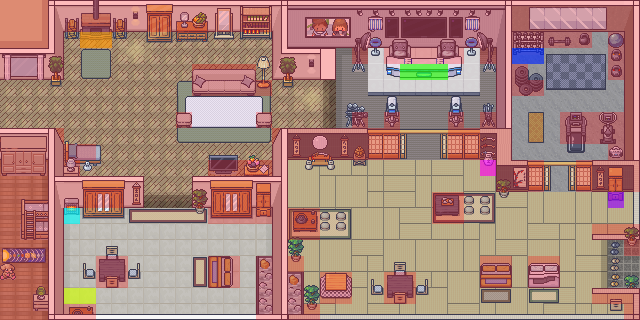

Below is a game level as drawn by its tile map, then a one-line description and the .tmx that defines it (tile-layer data replaced by summaries):
An orthogonal 40x20 tile map with 16x16 px tiles, 10 tile layers (Floor Base, Floor Middle, Object Behind Wall, Walls Base, ...), 7 tilesets.

<map version="1.10" tiledversion="1.11.0" orientation="orthogonal" renderorder="right-down" width="40" height="20" tilewidth="16" tileheight="16" infinite="0" nextlayerid="15" nextobjectid="1">
 <editorsettings>
  <export target="turing-hunt.json" format="json" />
 </editorsettings>
 <tileset firstgid="1" name="floor" tilewidth="16" tileheight="16" tilecount="8588" columns="76">
  <image source="tilesets/floor.png" width="1216" height="1808" />
 </tileset>
 <tileset firstgid="8589" name="living-room" tilewidth="16" tileheight="16" tilecount="720" columns="16">
  <image source="tilesets/interior/living-room.png" width="256" height="720" />
 </tileset>
 <tileset firstgid="9309" name="japanese" tilewidth="16" tileheight="16" tilecount="512" columns="16">
  <image source="tilesets/interior/japanese.png" width="256" height="512" />
 </tileset>
 <tileset firstgid="9821" name="bedroom" tilewidth="16" tileheight="16" tilecount="1712" columns="16">
  <image source="tilesets/interior/bedroom.png" width="256" height="1712" />
 </tileset>
 <tileset firstgid="11533" name="studio" tilewidth="16" tileheight="16" tilecount="224" columns="16">
  <image source="tilesets/interior/studio.png" width="256" height="224" />
 </tileset>
 <tileset firstgid="11757" name="gym" tilewidth="16" tileheight="16" tilecount="528" columns="16">
  <image source="tilesets/interior/gym.png" width="256" height="528" />
 </tileset>
 <tileset firstgid="12285" name="interaction" tilewidth="16" tileheight="16" tilecount="8" columns="2">
  <image source="tilesets/interaction.png" width="32" height="64" />
  <tile id="0">
   <properties>
    <property name="collides" type="bool" value="true" />
   </properties>
  </tile>
  <tile id="1">
   <properties>
    <property name="interactionType" value="fireplace" />
   </properties>
  </tile>
  <tile id="2">
   <properties>
    <property name="interactionType" value="television-set" />
   </properties>
  </tile>
  <tile id="3">
   <properties>
    <property name="interactionType" value="wall-table" />
   </properties>
  </tile>
  <tile id="4">
   <properties>
    <property name="interactionType" value="burner" />
   </properties>
  </tile>
  <tile id="5">
   <properties>
    <property name="interactionType" value="gym" />
   </properties>
  </tile>
  <tile id="6">
   <properties>
    <property name="interactionType" value="entrance-cupboard" />
   </properties>
  </tile>
  <tile id="7">
   <properties>
    <property name="interactionType" value="swords" />
   </properties>
  </tile>
 </tileset>
 <group id="3" name="Floor">
  <layer id="2" name="Floor Base" width="40" height="20">
   <data>[800 cells, 612 non-empty, 30 distinct tile ids]</data>
  </layer>
  <layer id="4" name="Floor Middle" width="40" height="20">
   <data>[800 cells, 30 non-empty, 4 distinct tile ids]</data>
  </layer>
 </group>
 <layer id="11" name="Object Behind Wall" width="40" height="20">
  <data>[800 cells, 7 non-empty, 7 distinct tile ids]</data>
 </layer>
 <group id="7" name="Walls">
  <layer id="1" name="Walls Base" width="40" height="20">
   <data>[800 cells, 258 non-empty, 60 distinct tile ids]</data>
  </layer>
  <layer id="5" name="Walls Middle" width="40" height="20">
   <data>[800 cells, 67 non-empty, 37 distinct tile ids]</data>
  </layer>
 </group>
 <group id="8" name="Room Objects">
  <layer id="12" name="Below Carpet" width="40" height="20">
   <data>[800 cells, 130 non-empty, 98 distinct tile ids]</data>
  </layer>
  <layer id="9" name="Objects Base" width="40" height="20">
   <data>[800 cells, 235 non-empty, 187 distinct tile ids]</data>
  </layer>
  <layer id="10" name="Objects Middle" width="40" height="20">
   <data>[800 cells, 52 non-empty, 37 distinct tile ids]</data>
  </layer>
 </group>
 <layer id="13" name="Collision" width="40" height="20" opacity="0.27">
  <data>[800 cells, 348 non-empty, 1 distinct tile ids]</data>
 </layer>
 <layer id="14" name="Interaction" width="40" height="20" opacity="0.65">
  <data>[800 cells, 12 non-empty, 7 distinct tile ids]</data>
 </layer>
</map>
